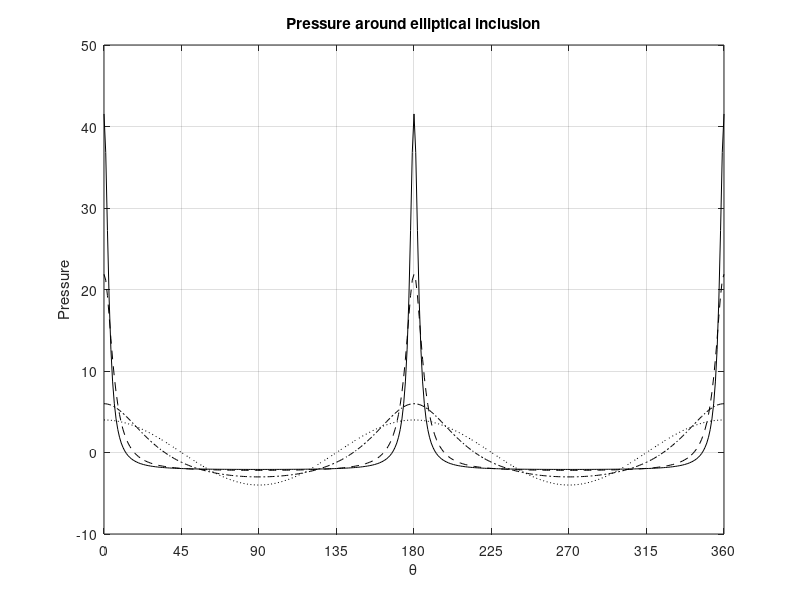

MATLAB code for this plot: (Note: this script raises an error after producing the figure.)
%==============================================================================================================
% ELL_P_INTERF.M
%
% Pressure in the matrix at the elliptical clast-matrix interface. 
%
% 2002, Dani Schmid
%
% DISCLAIMER OF WARRANTY: 
% Since the Software is provided free of charge, the Software is provided on an AS IS basis,
% without warranty of any kind, including without limitation the warranties of merchantability,
% fitness for a particular purpose and non-infringement. The entire risk as to the quality and performance 
% of the Software is borne by you. Should the Software prove defective, 
% you assume the entire cost of any service and repair. 
%
% LIMITATION OF LIABILITY: 
% UNDER NO CIRCUMSTANCES AND UNDER NO LEGAL THEORY, TORT, CONTRACT, OR OTHERWISE, 
% SHALL THE AUTHORS BE LIABLE TO YOU OR ANY OTHER PERSON FOR ANY INDIRECT, SPECIAL, INCIDENTAL, 
% OR CONSEQUENTIAL DAMAGES OF ANY CHARACTER INCLUDING, WITHOUT LIMITATION, DAMAGES FOR LOSS OF GOODWILL, 
% WORK STOPPAGE, COMPUTER FAILURE OR MALFUNCTION, OR ANY AND ALL OTHER COMMERCIAL DAMAGES OR LOSSES
%==============================================================================================================


%CLEAR FIGURE
figure(1);
clf

%COMPLEX NUMBER DEFINITION
I       = sqrt(-1);
i       = sqrt(-1);

%VISCOSITY CONTRAST BETWEEN CLAST AND MATRIX
mc      = 1e+3;

%FAR FIELD FLOW
er      = -1;
gr      = 0;
alpha   = 0/180*pi;

%ASPECT RATIO, t CANNOT BE 1 or SMALLER, USE t=1.001 FOR CIRCULAR INCLUSION APPROXIMATION
t       = [1.0001, 2, 10, 20];
Styles  = {':k', '-.k', '--k', '-k'};

%CIRCUMFERENCE
theta   = 0:2*pi/360:2*pi;

for m=1:length(t)
    %TRANSLATE ASPECT RATIO INTO RADIUS
    rc      = sqrt((t(m)-1)*(t(m)+1))/(t(m)-1);
    
    %PRESSURE ON RADIUS
    press   = (2.*mc.*rc.^4-2.*mc-2.*rc.^4+2).*rc.^2./(mc.*rc.^4+mc-1+rc.^4)./(1+rc.^4+mc.*rc.^4-mc).*((rc.^2.*(cos(theta).^2-sin(theta).^2)-1)./((rc.^2.*(cos(theta).^2-sin(theta).^2)-1).^2+4.*rc.^4.*sin(theta).^2.*cos(theta).^2).*(-2.*er.*cos(2.*alpha)-gr.*sin(2.*alpha)).*(mc.*rc.^4+mc-1+rc.^4)+2.*rc.^2.*sin(theta).*cos(theta)./((rc.^2.*(cos(theta).^2-sin(theta).^2)-1).^2+4.*rc.^4.*sin(theta).^2.*cos(theta).^2).*(-gr.*cos(2.*alpha)+2.*er.*sin(2.*alpha)).*(1+rc.^4+mc.*rc.^4-mc));
    
    %PLOTTING
    plot(theta/pi*180, press, Styles{m});
    hold on;
end
achsen  = axis;
axis([0 360 achsen(3:4)]);
set(gca, 'Xtick', [0:45:360])
grid on;

title('Pressure around elliptical inclusion');
xlabel('\theta');
ylabel('Pressure');
legend('t=1','t=2','t=10','t=20', -1);
